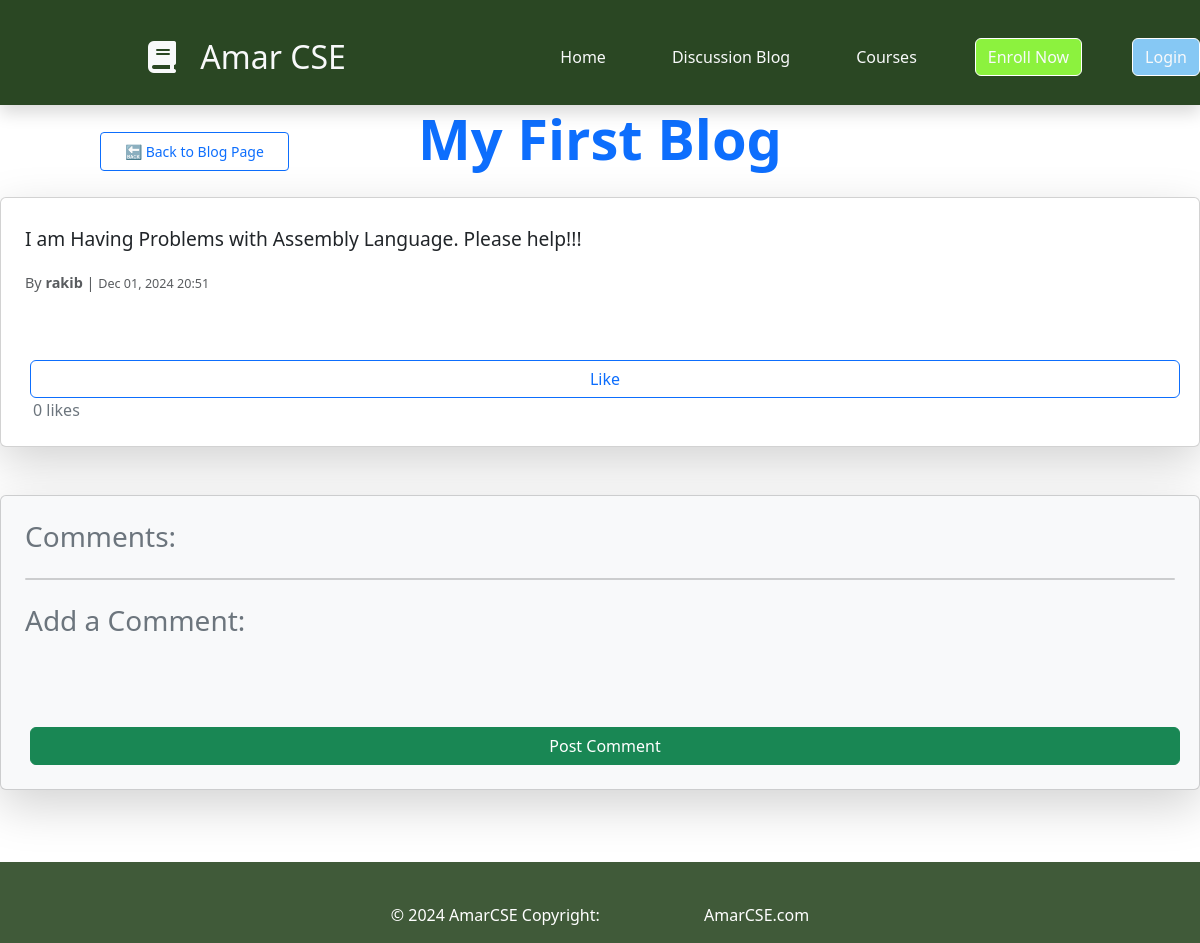
Page /blog/details/5/ on the committed database.
### blog/models.py (models this page shows, shortened)
class BlogPost(models.Model):
    display_image= models.ImageField(upload_to='blog_images/',null=True,blank=True)
    title = models.CharField(max_length=200)
    content = models.TextField()
    author = models.ForeignKey(User, on_delete=models.CASCADE)
    created = models.DateTimeField(auto_now_add=True)

### blog/views.py (the view)
# urls.py: path('details/<int:blog_id>/', views.blog_details, name='blog_details'),
def blog_details(request, blog_id):
    blog = get_object_or_404(BlogPost, id=blog_id)
    return render(request, 'blog/blog_details.html', {'blog': blog})

### template/blog/blog_details.html (shortened to what this page needs)
{% extends 'base.html' %}
{% block content %}
    <div class="d-flex align-items-center mb-4" style="position: relative;">
        <a href="{% url 'blog' %}" class="btn btn-sm btn-outline-primary px-4 py-2" style="position: absolute; left: 0;">🔙 Back to Blog Page</a>
        <h1 class="display-4 text-primary text-center w-100" style="font-weight: 700; margin: 0;">{{ blog.title }}</h1>
    </div>
    <div class="card shadow-lg p-4 mb-5 bg-white rounded">
        <p class="lead" style="font-size: 1.2rem; line-height: 1.8;">{{ blog.content }}</p>
        <p class="text-muted" style="font-size: 0.9rem;">
            By <strong>{{ blog.author.username }}</strong> |
            <small>{{ blog.created|date:"M d, Y H:i" }}</small>
        </p>
        <form action="{% url 'like_blog' blog.id %}" method="post" class="d-inline">
            {% if request.user in blog.likes.all %}
                <button type="submit" class="btn btn-outline-danger">
                    <i class="bi bi-heart-fill"></i> Unlike
                </button>
            {% else %}
                <button type="submit" class="btn btn-outline-primary">
                     Like
                </button>
            {% endif %}
        </form>
        <span class="ms-2 text-secondary">
             {{ blog.likes.count }} likes
        </span>
    </div>
    <div class="card shadow-lg p-4 mb-5 bg-light rounded">
        <h3 class="text-secondary mb-4">Comments:</h3>
        <ul class="list-group mb-4">
        </ul>
        <h3 class="text-secondary">Add a Comment:</h3>
        <form action="{% url 'add_comment' blog.id %}" method="post" class="mt-3">
            <button type="submit" class="btn btn-success">Post Comment</button>
        </form>
    </div>
{% endblock %}

### static/css/style.css (style rules this page uses)
*:before, *:after { padding: 0; margin: 0; box-sizing: border-box; }
::placeholder { color: #e5e5e5; }
button { margin-top: 50px; width: 100%; text-align: center; background-color: #ffffff; color: #080710; padding: 15px 0; font-size: 18px; font-weight: 600; border-radius: 5px; cursor: pointer; margin-left: 5px; }
a { color: #23a2f6; text-decoration: none; display: inline-block; margin-left: 100px; margin-top: 25px; }

### static/css/learningcontent.css (style rules this page uses)
* { margin: 0; padding: 0; }

### static/css/user.css (style rules this page uses)
* { margin: 0px; padding: 0px; }

### rows in the picture
BlogPost: title "My First Blog", content "I am Having Problems with Assembly Language. Please help!!!", author.username "rakib", created "Dec 01, 2024 20:51", likes.count "0"
